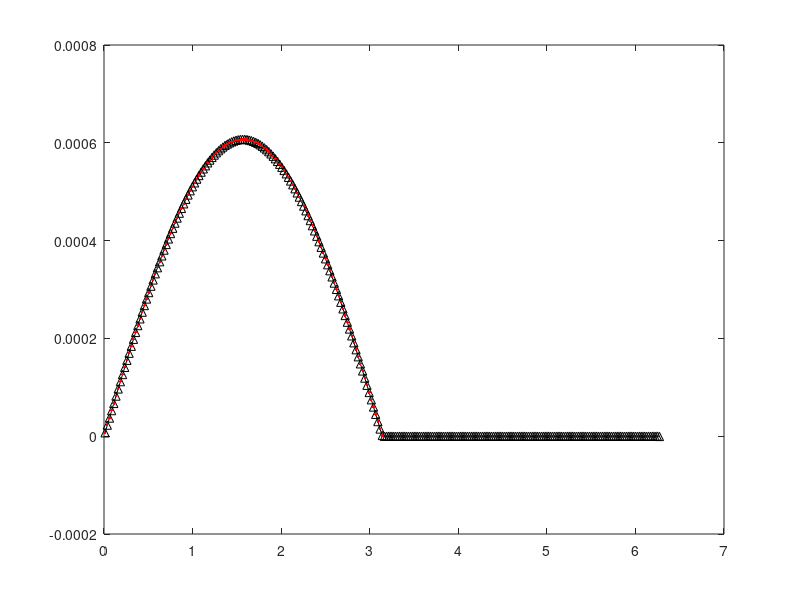
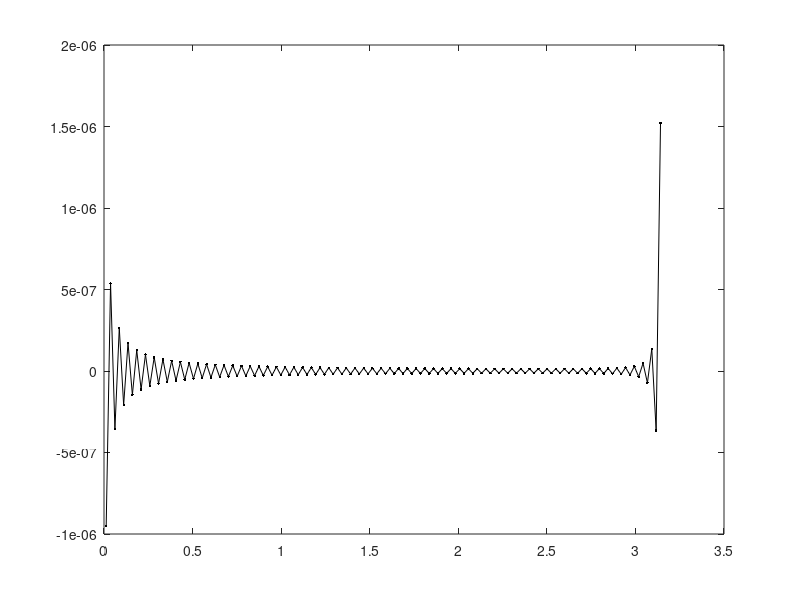

These figures' MATLAB source, in order: (Note: this script raises an error after producing the figures.)
% ssht_demo7 - Run demo7
%
% Integrate a band-limited function on the sphere using the symmetrised
% quadrature weights.
% 
% Default usage is given by
%
%   ssht_demo7
%
% Author: Jason McEwen (www.jasonmcewen.org)

% SSHT package to perform spin spherical harmonic transforms
% Copyright (C) 2011  Jason McEwen
% See LICENSE.txt for license details

function ssht_demo7

clear all;

% Define parameters.
method = 'MW'
L = 128
reality = false
renorm_plot = false

% Generate random flms (of complex signal).
flm = zeros(L^2,1);
flm = rand(size(flm)) + sqrt(-1)*rand(size(flm));
flm = 2.*(flm - (1+sqrt(-1))./2);

% Impose reality on flms.
if reality
   for el = 0:L-1
      m = 0;
      ind = ssht_elm2ind(el, m);      
      flm(ind) = real(flm(ind));
      for m = 1:el
         ind_pm = ssht_elm2ind(el, m);
         ind_nm = ssht_elm2ind(el, -m);         
         flm(ind_nm) = (-1)^m * conj(flm(ind_pm));
      end
   end
end

% Compute weights.
for m = -(L-1):(L-1)
   w(m+L) = mw_weights(m);
end

% Apply phase shift to account for theta offset.
wr = w .* exp(-i*[-(L-1):(L-1)]*pi/(2.*L-1));

% Compute weights as function of theta.
wr = real(fft(ifftshift(wr))).*2.*pi./(2*L-1).^2;
t=0:2*L-2;
theta = pi*(2*t+1)./(2.*L-1);
figure;
if renorm_plot
   plot(theta, [sin(theta(1:L)), zeros(1,L-1)],'k')
   hold on;
   plot(theta, wr./(2*pi).^2.*(2*L-1).^2, '^k')
else
   plot(theta, (2*pi).^2/(2*L-1).^2.*[sin(theta(1:L)), zeros(1,L-1)],'k')
   hold on;
   plot(theta, wr, '^k')
end

% Compute symmetrised quadrature weights defined on sphere.
q = wr(1:L);
q(1:L-1) = q(1:L-1) + wr(end:-1:L+1);
if renorm_plot
   plot(theta(1:L), q./(2*pi).^2.*(2*L-1).^2, '.r')
   figure
   plot(theta(1:L), q./(2*pi).^2.*(2*L-1).^2-sin(theta(1:L)), '.-k')
else
   plot(theta(1:L), q, '.r')
   figure
   plot(theta(1:L), q - (2*pi).^2/(2*L-1).^2.*sin(theta(1:L)), '.-k')
end

% Integral of function given by rescaled (el,m)=(0,0) harmonic coefficient.
I0 = flm(1,1) .* sqrt(4*pi)

% Integrate function on sphere using all points.
f = ssht_inverse(flm, L, 'Method', method, 'Reality', reality);
Q = q.' * ones(1, 2*L-1);
I1 = sum(Q(:) .* f(:))

% Integration function on sphere using L points in theta.
% (Zero-pad to evalue the band-limited function on the correct L points.)
for r = 1:size(f,1)
   f_up(r,:) = ifft(ifftshift([0, fftshift(fft(f(r,:)))])) ...
      ./ (2*L-1) * (2*L);
end
f_down = f_up(:,1:2:end);
Q_down = q.' * ones(1, L);
I2 = sum(Q_down(:) .* f_down(:)) * (2*L-1) / L

% Compute integration errors.
I1_err = max(abs(I1 - I0))
I2_err = max(abs(I2 - I0))



function w = mw_weights(m)
%% mw_weights - Compute MW weights
%
% Compute the MW weights.
% 
% Default usage is given by
%
%   w = mw_weights(m)
%
% where m is the weight index from -(L-1):(L-1) and w is the corresponding
% weight.
%
% Author: Jason McEwen (www.jasonmcewen.org)

if m == 1
   w = sqrt(-1) * pi / 2;
elseif m == -1
   w = - sqrt(-1) * pi / 2;
elseif mod(m,2) == 0
   w = 2 / (1 - m.*m);
else
   w = 0;
end
